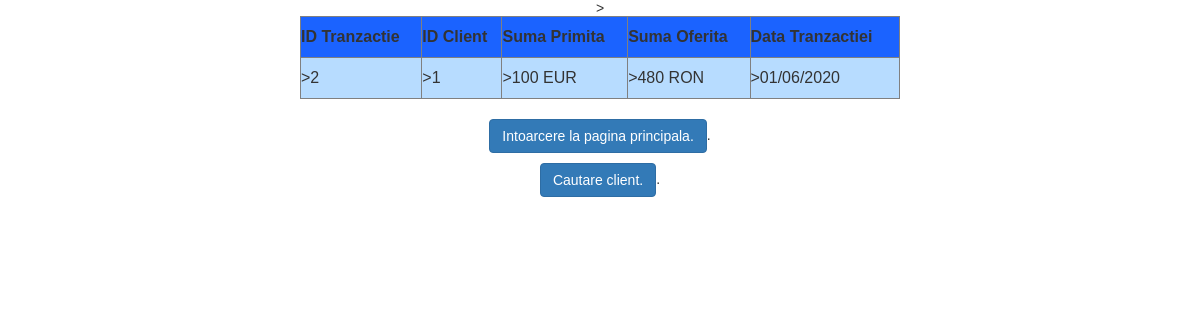
Page /public_html/cautatranz.php?datat=01/06/2020 on the committed database.
### tables this page shows
CREATE TABLE `tranzactii` (
  `idtranz` int(11) NOT NULL AUTO_INCREMENT,
  `idclient` int(11) NOT NULL,
  `sumaprimita` char(50) NOT NULL,
  `sumaoferita` char(50) NOT NULL,
  `datatranzactiei` char(50) NOT NULL,
  PRIMARY KEY (`idtranz`)
);

### public_html/cautatranz.php (the view, shortened to what this page needs)
<?php
require_once "config.php";
$id = mysqli_real_escape_string($link, $_REQUEST['datat']);
$sql = "SELECT * FROM tranzactii where datatranzactiei= '$id'";
if($result = mysqli_query($link, $sql)){
    if(mysqli_num_rows($result) > 0){
        echo "<table border=1 style=\"width:600px; line-height:40px; margin-left: auto; margin-right: auto;\">";
           echo "<tr style=\"background-color:#1B63FF\">>";
                echo "<th>ID Tranzactie</th>";
                echo "<th>ID Client</th>";
                echo "<th>Suma Primita</th>";
                echo "<th>Suma Oferita</th>";
                echo "<th>Data Tranzactiei</th>";
            echo "</tr>";
        while($row = mysqli_fetch_array($result)){
            echo "<tr>";
                echo "<td style=\"background-color:#B7DCFF\">>" . $row['idtranz'] . "</td>";
                echo "<td style=\"background-color:#B7DCFF\">>" . $row['idclient'] . "</td>";
                echo "<td style=\"background-color:#B7DCFF\">>" . $row['sumaprimita'] . "</td>";
                echo "<td style=\"background-color:#B7DCFF\">>" . $row['sumaoferita'] . "</td>";
                echo "<td style=\"background-color:#B7DCFF\">>" . $row['datatranzactiei'] . "</td>";
            echo "</tr>";
        }
        echo "</table>";
    } else{
        echo "Nu am gasit datele cautate.";
    }
} else{
    echo "ERROR: Could not to execute $sql. " . mysqli_error($link);
}
?><?phptable>
<!DOCTYPE html>
<html lang="en">
<body>
 <link rel="stylesheet" href="https://maxcdn.bootstrapcdn.com/bootstrap/3.3.7/css/bootstrap.css">
    <div class="wrapper">
       <p><a class="btn btn-primary" href="welcome.php">Intoarcere la pagina principala.</a>.</p>
       <p><a class="btn btn-primary" href="cautaclient.php">Cautare client.</a>.</p>
    </div>
</body>
</html>

### public_html/cautatranz.php (style rules this page uses)
body { font: 14px sans-serif; text-align:center; }

### rows in the picture
tranzactii: idtranz "2", idclient "1", sumaprimita "100 EUR", sumaoferita "480 RON", datatranzactiei "01/06/2020"
